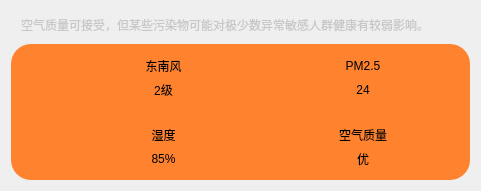
  <widget class="QWidget" name="widget03" native="true">
   <property name="geometry">
    <rect>
     <x>10</x>
     <y>170</y>
     <width>481</width>
     <height>191</height>
    </rect>
   </property>
   <layout class="QVBoxLayout" name="verticalLayout" stretch="1,5">
    <item>
     <widget class="QLabel" name="labelGanmao">
      <property name="styleSheet">
       <string notr="true">color: rgb(200,200,200);
padding-left:7px;</string>
      </property>
      <property name="text">
       <string>空气质量可接受，但某些污染物可能对极少数异常敏感人群健康有较弱影响。</string>
      </property>
     </widget>
    </item>
    <item>
     <widget class="QWidget" name="widget0301" native="true">
      <property name="styleSheet">
       <string notr="true">background-color: rgb(255, 130, 47);
border-radius: 20px;</string>
      </property>
      <layout class="QGridLayout" name="gridLayout" rowstretch="0,0" columnstretch="0,0">
       <property name="leftMargin">
        <number>50</number>
       </property>
       <property name="rightMargin">
        <number>50</number>
       </property>
       <property name="horizontalSpacing">
        <number>40</number>
       </property>
       <property name="verticalSpacing">
        <number>20</number>
       </property>
       <item row="1" column="1">
        <layout class="QHBoxLayout" name="horizontalLayout_4">
         <item>
          <widget class="QLabel" name="labelAir">
           <property name="minimumSize">
            <size>
             <width>45</width>
             <height>45</height>
            </size>
           </property>
           <property name="maximumSize">
            <size>
             <width>45</width>
             <height>45</height>
            </size>
           </property>
           <property name="text">
            <string/>
           </property>
           <property name="pixmap">
            <pixmap resource="res.qrc">:/res/天气-空气质量.png</pixmap>
           </property>
           <property name="scaledContents">
            <bool>true</bool>
           </property>
          </widget>
         </item>
         <item>
          <layout class="QVBoxLayout" name="verticalLayout_5">
           <item>
            <widget class="QLabel" name="labelAir_2">
             <property name="text">
              <string>空气质量</string>
             </property>
             <property name="alignment">
              <set>Qt::AlignmentFlag::AlignCenter</set>
             </property>
            </widget>
           </item>
           <item>
            <widget class="QLabel" name="labelAirData">
             <property name="text">
              <string>优</string>
             </property>
             <property name="alignment">
              <set>Qt::AlignmentFlag::AlignCenter</set>
             </property>
            </widget>
           </item>
          </layout>
         </item>
        </layout>
       </item>
       <item row="0" column="1">
        <layout class="QHBoxLayout" name="horizontalLayout_2">
         <item>
          <widget class="QLabel" name="labelPM25_2">
           <property name="minimumSize">
            <size>
             <width>45</width>
             <height>45</height>
            </size>
           </property>
           <property name="maximumSize">
            <size>
             <width>45</width>
             <height>45</height>
            </size>
           </property>
           <property name="text">
            <string/>
           </property>
           <property name="pixmap">
            <pixmap resource="res.qrc">:/res/撒点_PM2.5.png</pixmap>
           </property>
           <property name="scaledContents">
            <bool>true</bool>
           </property>
          </widget>
         </item>
         <item>
          <layout class="QVBoxLayout" name="verticalLayout_3">
           <item>
            <widget class="QLabel" name="labelPM25">
             <property name="text">
              <string>PM2.5</string>
             </property>
             <property name="alignment">
              <set>Qt::AlignmentFlag::AlignCenter</set>
             </property>
            </widget>
           </item>
           <item>
            <widget class="QLabel" name="labelPM25Data">
             <property name="text">
              <string>24</string>
             </property>
             <property name="alignment">
              <set>Qt::AlignmentFlag::AlignCenter</set>
             </property>
            </widget>
           </item>
          </layout>
         </item>
        </layout>
       </item>
       <item row="0" column="0">
        <layout class="QHBoxLayout" name="horizontalLayout">
         <item>
          <widget class="QLabel" name="labelFX">
           <property name="minimumSize">
            <size>
             <width>45</width>
             <height>45</height>
            </size>
           </property>
           <property name="maximumSize">
            <size>
             <width>45</width>
             <height>45</height>
            </size>
           </property>
           <property name="text">
            <string/>
           </property>
           <property name="pixmap">
            <pixmap resource="res.qrc">:/res/风.png</pixmap>
           </property>
           <property name="scaledContents">
            <bool>true</bool>
           </property>
          </widget>
         </item>
         <item>
          <layout class="QVBoxLayout" name="verticalLayout_2">
           <item>
            <widget class="QLabel" name="labelFXType">
             <property name="text">
              <string>东南风</string>
             </property>
             <property name="alignment">
              <set>Qt::AlignmentFlag::AlignCenter</set>
             </property>
            </widget>
           </item>
           <item>
            <widget class="QLabel" name="labelFXType_2">
             <property name="text">
              <string>2级</string>
             </property>
             <property name="alignment">
              <set>Qt::AlignmentFlag::AlignCenter</set>
             </property>
            </widget>
           </item>
          </layout>
         </item>
        </layout>
       </item>
       <item row="1" column="0">
        <layout class="QHBoxLayout" name="horizontalLayout_3">
         <item>
          <widget class="QLabel" name="labelFX_3">
           <property name="minimumSize">
            <size>
             <width>45</width>
             <height>45</height>
            </size>
           </property>
           <property name="maximumSize">
            <size>
             <width>45</width>
             <height>45</height>
            </size>
           </property>
           <property name="text">
            <string/>
           </property>
           <property name="pixmap">
            <pixmap resource="res.qrc">:/res/天气-湿度.png</pixmap>
           </property>
           <property name="scaledContents">
            <bool>true</bool>
           </property>
          </widget>
         </item>
         <item>
          <layout class="QVBoxLayout" name="verticalLayout_4">
           <item>
            <widget class="QLabel" name="labelShidu">
             <property name="text">
              <string>湿度</string>
             </property>
             <property name="alignment">
              <set>Qt::AlignmentFlag::AlignCenter</set>
             </property>
            </widget>
           </item>
           <item>
            <widget class="QLabel" name="labelShiiduData">
             <property name="text">
              <string>85%</string>
             </property>
             <property name="alignment">
              <set>Qt::AlignmentFlag::AlignCenter</set>
             </property>
            </widget>
           </item>
          </layout>
         </item>
        </layout>
       </item>
      </layout>
     </widget>
    </item>
   </layout>
  </widget>
